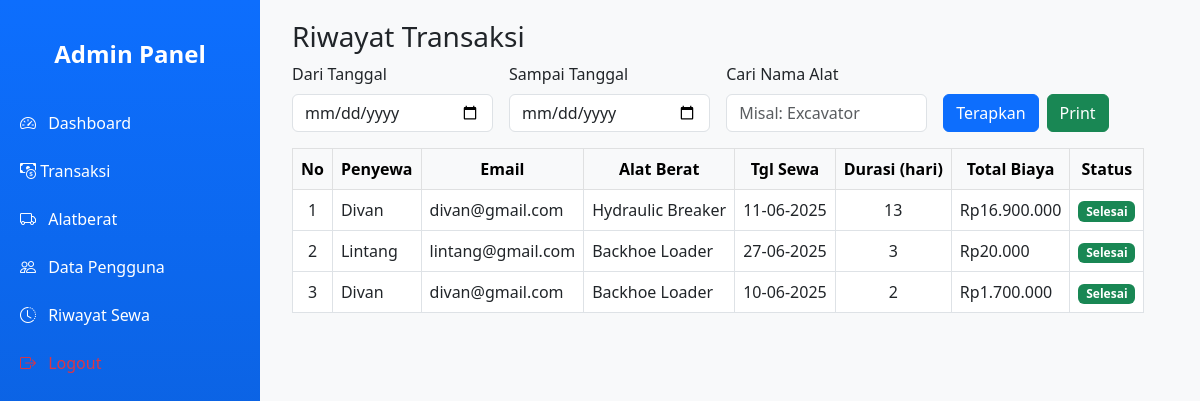
Screenshot of /admin/riwayat_sewa.php (signed in) with the database file from the repository.
### tables this page shows
CREATE TABLE `transaksi` (
  `id` int NOT NULL,
  `id_user` int DEFAULT NULL,
  `id_alat` int DEFAULT NULL,
  `tanggal_sewa` date DEFAULT NULL,
  `durasi` int DEFAULT NULL,
  `total_biaya` int DEFAULT NULL,
  `status` enum('menunggu','disetujui','berjalan','selesai','ditolak') DEFAULT 'menunggu'
);

CREATE TABLE `users` (
  `id` int NOT NULL,
  `nama` varchar(100) DEFAULT NULL,
  `email` varchar(100) DEFAULT NULL,
  `password` varchar(255) DEFAULT NULL,
  `role` enum('admin','user') DEFAULT 'user'
);

CREATE TABLE `alat_berat` (
  `id` int NOT NULL,
  `nama_alat` varchar(100) DEFAULT NULL,
  `jenis` varchar(50) DEFAULT NULL,
  `harga_per_hari` int DEFAULT NULL,
  `foto` varchar(255) DEFAULT NULL,
  `status` enum('tersedia','disewa') DEFAULT 'tersedia',
  `id_kategori` int DEFAULT NULL
);

### admin/riwayat_sewa.php (the view, shortened to what this page needs)
<?php
include "../config/db.php";
$start_date = $_GET['start_date'] ?? '';
$end_date = $_GET['end_date'] ?? '';
$search = $_GET['search'] ?? '';
$query = "SELECT t.*, a.nama_alat, u.email, u.nama AS nama_user
          FROM transaksi t
          JOIN alat_berat a ON t.id_alat = a.id
          JOIN users u ON t.id_user = u.id
          WHERE t.status = 'selesai'";
$query .= " ORDER BY t.id DESC";
$result = mysqli_query($conn, $query);
?>
<!DOCTYPE html>
<html lang="id">
<head>
    <link href="https://cdn.jsdelivr.net/npm/bootstrap@5.3.0/dist/css/bootstrap.min.css" rel="stylesheet">
</head>
<body>
    <div class="d-flex">
        <div class="sidebar no-print">
            <?php include "sidebar_admin.php"; ?>
        </div>
        <div class="main-content">
            <div class="container-fluid">
                <h3>Riwayat Transaksi</h3>
                <form method="GET" class="row g-3 mb-3 no-print">
                    <div class="col-md-3">
                        <label for="start_date" class="form-label">Dari Tanggal</label>
                        <input type="date" class="form-control" name="start_date" id="start_date"
                            value="<?= htmlspecialchars($start_date) ?>">
                    </div>
                    <div class="col-md-3">
                        <label for="end_date" class="form-label">Sampai Tanggal</label>
                        <input type="date" class="form-control" name="end_date" id="end_date"
                            value="<?= htmlspecialchars($end_date) ?>">
                    </div>
                    <div class="col-md-3">
                        <label for="search" class="form-label">Cari Nama Alat</label>
                        <input type="text" class="form-control" name="search" placeholder="Misal: Excavator"
                            value="<?= htmlspecialchars($search) ?>">
                    </div>
                    <div class="col-md-3 d-flex align-items-end">
                        <button type="submit" class="btn btn-primary me-2">Terapkan</button>
                        <button type="button" onclick="window.print()" class="btn btn-success">Print</button>
                    </div>
                </form>
                <div class="table-responsive w-">
                    <table class="table table-bordered">
                        <thead class="table-light text-center">
                            <tr>
                                <th>No</th>
                                <th>Penyewa</th>
                                <th>Email</th>
                                <th>Alat Berat</th>
                                <th>Tgl Sewa</th>
                                <th>Durasi (hari)</th>
                                <th>Total Biaya</th>
                                <th>Status</th>
                            </tr>
                        </thead>
                        <tbody>
                            <?php if (mysqli_num_rows($result) > 0): ?>
                                <?php $no = 1;
                                while ($row = mysqli_fetch_assoc($result)): ?>
                                    <tr>
                                        <td class="text-center"><?= $no++ ?></td>
                                        <td><?= htmlspecialchars($row['nama_user']) ?></td>
                                        <td><?= htmlspecialchars($row['email']) ?></td>
                                        <td><?= htmlspecialchars($row['nama_alat']) ?></td>
                                        <td><?= date('d-m-Y', strtotime($row['tanggal_sewa'])) ?></td>
                                        <td class="text-center"><?= $row['durasi'] ?></td>
                                        <td>Rp<?= number_format($row['total_biaya'], 0, ',', '.') ?></td>
                                        <td class="text-center">
                                            <?php
                                            $status = $row['status'];
                                            $badge = match ($status) {
                                                'menunggu' => 'warning',
                                                'disetujui' => 'info',
                                                'berjalan' => 'primary',
                                                'selesai' => 'success',
                                                'ditolak' => 'danger',
                                                default => 'secondary'
                                            };
                                            ?>
                                            <span class="badge bg-<?= $badge ?>"><?= ucfirst($status) ?></span>
                                        </td>
                                    </tr>
                                <?php endwhile; ?>
                            <?php else: ?>
                                <tr>
                                    <td colspan="7" class="text-center text-muted">Tidak ada data ditemukan.</td>
                                </tr>
                            <?php endif; ?>
                        </tbody>
                    </table>
                </div>
            </div>
        </div>
    </div>
</body>
</html>

### admin/riwayat_sewa.php (style rules this page uses)
body { margin: 0; }
.sidebar { width: 250px; min-height: 100vh; background-color: #f8f9fa; }
.main-content { flex-grow: 1; padding: 20px; }

### admin/sidebar_admin.php (style rules this page uses)
body { display: flex; min-height: 100vh; font-family: 'Segoe UI', sans-serif; background-color: #f8f9fa; }
.sidebar { width: 260px; background: linear-gradient(to bottom, #0d6efd, #0a58ca); color: white; padding-top: 20px; }

### rows the page displays
transaksi: id_user.nama "Divan", id_user.email "divan@gmail.com", id_alat.nama_alat "Hydraulic Breaker", tanggal_sewa "11-06-2025", durasi "13", total_biaya "16.900.000", status "Selesai"
transaksi: id_user.nama "Lintang", id_user.email "lintang@gmail.com", id_alat.nama_alat "Backhoe Loader", tanggal_sewa "27-06-2025", durasi "3", total_biaya "20.000", status "Selesai"
transaksi: id_user.nama "Divan", id_user.email "divan@gmail.com", id_alat.nama_alat "Backhoe Loader", tanggal_sewa "10-06-2025", durasi "2", total_biaya "1.700.000", status "Selesai"
